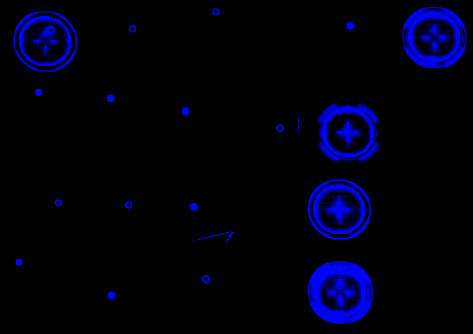
#> input picture EDAP/compass_tests_blue.png, 473 x 334 px
$ python houghcircles.py
#> lines starting #> are read from the running program, lines starting #| are printed output that depends on the picture; after the words box and inside, x2 and y2 are one past the last pixel; in counts of white or black regions, pixels touching at a corner belong together
import sys
import cv2
import math
import numpy
from scipy.ndimage import label
pi_4 = 4*math.pi

def nothing_asCallback(x):
    pass

def GUI_openCV_circles():
    frame = cv2.imread(  "../compass_tests_blue.png" )
#> frame is the input picture: shape (334, 473, 3); mean B, G, R 15, 0.1, 0.1
    demo  = frame[:800,:800,:]
    print("\n\nPress escape to exit...\n")
    cv2.namedWindow( "DEMO.IN",           )
    cv2.namedWindow( "DEMO.Canny",        )
    cv2.namedWindow( "DEMO.Canny.Circles",)
    aKeyPRESSED                                     = None              # .init

    aCanny_LoTreshold                               = 127
    aCanny_LoTreshold_PREVIOUS                      =  -1
    aCanny_HiTreshold                               = 255
    aCanny_HiTreshold_PREVIOUS                      =  -1

    aHough_dp                                       =   100
    aHough_dp_PREVIOUS                              =  -1
    aHough_minDistance                              =  50
    aHough_minDistance_PREVIOUS                     =  -1
    aHough_param1_aCannyHiTreshold                  = 500
    aHough_param1_aCannyHiTreshold_PREVIOUS         =  -1
    aHough_param2_aCentreDetectTreshold             =  7
    aHough_param2_aCentreDetectTreshold_PREVIOUS    =  -1
    aHough_minRadius                                =  3
    aHough_minRadius_PREVIOUS                       =  -1
    aHough_maxRadius                                =  6
    aHough_maxRadius_PREVIOUS                       =  -1
    cv2.createTrackbar( "Lo_Treshold",          "DEMO.Canny",          aCanny_LoTreshold,                      1000, nothing_asCallback )
    cv2.createTrackbar( "Hi_Treshold",          "DEMO.Canny",          aCanny_HiTreshold,                      1000, nothing_asCallback )

    cv2.createTrackbar( "dp",                   "DEMO.Canny.Circles",  aHough_dp,                              1000, nothing_asCallback )
    cv2.createTrackbar( "minDistance",          "DEMO.Canny.Circles",  aHough_minDistance,                     100, nothing_asCallback )
    cv2.createTrackbar( "param1_HiTreshold",    "DEMO.Canny.Circles",  aHough_param1_aCannyHiTreshold,         1000, nothing_asCallback )
    cv2.createTrackbar( "param2_CentreDetect",  "DEMO.Canny.Circles",  aHough_param2_aCentreDetectTreshold,    50, nothing_asCallback )
    cv2.createTrackbar( "minRadius",            "DEMO.Canny.Circles",  aHough_minRadius,                       40, nothing_asCallback )
    cv2.createTrackbar( "maxRadius",            "DEMO.Canny.Circles",  aHough_maxRadius,                       40, nothing_asCallback )

    cv2.imshow( "DEMO.IN",          demo )                              # static ...
    while( True ):
        if aKeyPRESSED == 27:
            break
        aCanny_LoTreshold = cv2.getTrackbarPos( "Lo_Treshold", "DEMO.Canny" )
        aCanny_HiTreshold = cv2.getTrackbarPos( "Hi_Treshold", "DEMO.Canny" )

        if (    aCanny_LoTreshold      != aCanny_LoTreshold_PREVIOUS
            or  aCanny_HiTreshold      != aCanny_HiTreshold_PREVIOUS
            ):
            aCannyRefreshFLAG           = True
            aCanny_LoTreshold_PREVIOUS  = aCanny_LoTreshold
            aCanny_HiTreshold_PREVIOUS  = aCanny_HiTreshold
        else:
            aCannyRefreshFLAG           = False

        aHough_dp                           = 0.01*cv2.getTrackbarPos( "dp",                 "DEMO.Canny.Circles" )
        aHough_minDistance                  = cv2.getTrackbarPos( "minDistance",        "DEMO.Canny.Circles" )
        aHough_param1_aCannyHiTreshold      = cv2.getTrackbarPos( "param1_HiTreshold",  "DEMO.Canny.Circles" )
        aHough_param2_aCentreDetectTreshold = cv2.getTrackbarPos( "param2_CentreDetect","DEMO.Canny.Circles" )
        aHough_minRadius                    = cv2.getTrackbarPos( "minRadius",          "DEMO.Canny.Circles" )
        aHough_maxRadius                    = cv2.getTrackbarPos( "maxRadius",          "DEMO.Canny.Circles" )

        if (    aHough_dp                            != aHough_dp_PREVIOUS
            or  aHough_minDistance                   != aHough_minDistance_PREVIOUS
            or  aHough_param1_aCannyHiTreshold       != aHough_param1_aCannyHiTreshold_PREVIOUS
            or  aHough_param2_aCentreDetectTreshold  != aHough_param2_aCentreDetectTreshold_PREVIOUS
            or  aHough_minRadius                     != aHough_minRadius_PREVIOUS
            or  aHough_maxRadius                     != aHough_maxRadius_PREVIOUS
            ):
            aHoughRefreshFLAG           = True
            aHough_dp_PREVIOUS                              =  aHough_dp
            aHough_minDistance_PREVIOUS                     =  aHough_minDistance
            aHough_param1_aCannyHiTreshold_PREVIOUS         =  aHough_param1_aCannyHiTreshold
            aHough_param2_aCentreDetectTreshold_PREVIOUS    =  aHough_param2_aCentreDetectTreshold
            aHough_minRadius_PREVIOUS                       =  aHough_minRadius
            aHough_maxRadius_PREVIOUS                       =  aHough_maxRadius
        else:
            aHoughRefreshFLAG           = False
        if ( aCannyRefreshFLAG ):
            edges   = cv2.Canny(        demo,   aCanny_LoTreshold,
                                                aCanny_HiTreshold
                                        )
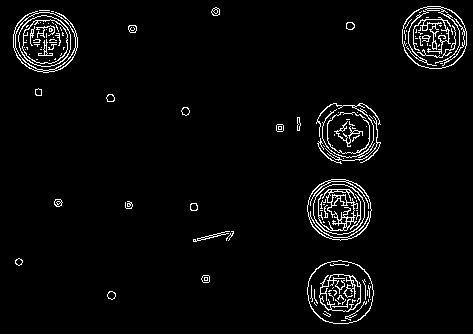
#> edges: shape (334, 473); 3.6% white in thin lines or dots
            cv2.imshow( "DEMO.Canny",   edges )

        if ( aCannyRefreshFLAG or aHoughRefreshFLAG ):
            try:
                circles = cv2.HoughCircles( edges,  cv2.HOUGH_GRADIENT,
                                                    aHough_dp,
                                                    aHough_minDistance,
                                                    param1      = aHough_param1_aCannyHiTreshold,
                                                    param2      = aHough_param2_aCentreDetectTreshold,
                                                    minRadius   = aHough_minRadius,
                                                    maxRadius   = aHough_maxRadius
                                            )
#> circles = 18 rows, first 8: [279.5, 127.5, 4.6], [57.5, 202.5, 4.6], [193.5, 206.5, 4.6], [128.5, 204.5, 4.6], [428.5, 25.5, 5.2], [215.5, 11.5, 5], [18.5, 261.5, 4.2], [41.5, 35.5, 5.2]
                demoWithCircles = cv2.cvtColor( demo,            cv2.COLOR_BGR2RGB )                          # .re-init <<< src
                demoWithCircles = cv2.cvtColor( demoWithCircles, cv2.COLOR_RGB2BGR )
                for aCircle in circles[0]:
                    cv2.circle( demoWithCircles,    ( int( aCircle[0] ), int( aCircle[1] ) ),
                                                    aCircle[2],
                                                    (0,0,255),
                                                    2
                                )
#> this loop made 18 passes
#> aCircle on passes 1 to 12: [279.5, 127.5, 4.6], [57.5, 202.5, 4.6], [193.5, 206.5, 4.6], [128.5, 204.5, 4.6], [428.5, 25.5, 5.2], [215.5, 11.5, 5], [18.5, 261.5, 4.2], [41.5, 35.5, 5.2], [333.5, 305.5, 5.2], [345.5, 213.5, 5.2], [349.5, 25.5, 5], [38.5, 91.5, 4.6]
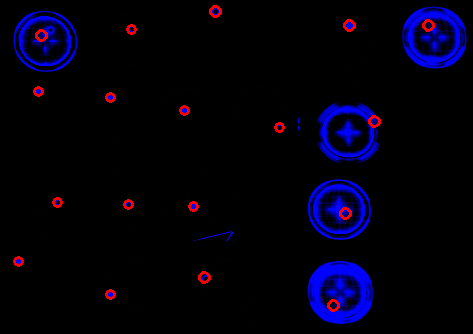
#> demoWithCircles: shape (334, 473, 3); 0.89% of pixels changed, all inside (x1, y1, x2, y2) = (13, 5, 435, 312)
                cv2.imshow( "DEMO.Canny.Circles2", demoWithCircles )
            except Exception as e:
                print(e);
        # ref. above in .onRefreshFLAG RE-SYNC sections
        aKeyPRESSED = cv2.waitKey(1) & 0xFF
#> (key Esc is pressed here)
    cv2.destroyWindow( "DEMO.IN" )
    cv2.destroyWindow( "DEMO.Canny" )
    cv2.destroyWindow( "DEMO.Canny.Circles" )

    cv2.destroyWindow( "DEMO.Canny.Circles2" )

def main():
    GUI_openCV_circles()
    return 0

if __name__ == '__main__':
    main()

$ run again, with EDAP/compass_tests_red.png copied over EDAP/compass_tests_blue.png
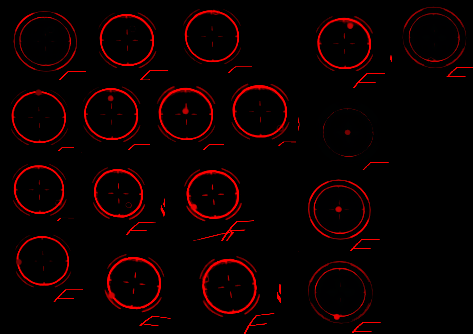
#> input picture EDAP/compass_tests_red.png, 473 x 334 px
#> in GUI_openCV_circles, frame is the input picture: shape (334, 473, 3); mean B, G, R 0.1, 0.1, 12
#> in GUI_openCV_circles, `edges   = cv2.Canny(        demo,   aCanny_LoTreshold, aCanny_HiTresho..`:
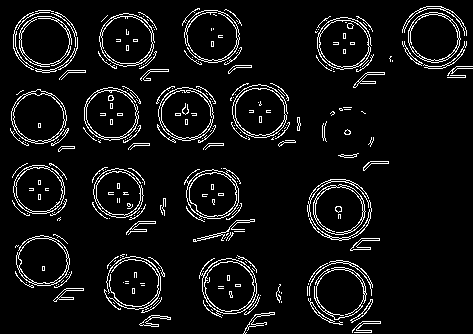
#> edges: shape (334, 473); 6.8% white in thin lines or dots
#> circles = [[191.5, 207.5, 5.2], [337.5, 208.5, 3.8], [110.5, 97.5, 3.8], [38.5, 91.5, 4], [139.5, 182.5, 5.2], [206.5, 279.5, 4], [347.5, 132.5, 4], [172.5, 90.5, 3.8], [18.5, 261.5, 4]]
#> the loop in GUI_openCV_circles, `for aCircle in circles[0]:` made 9 passes
#> after the loop in GUI_openCV_circles, `for aCircle in circles[0]:`:
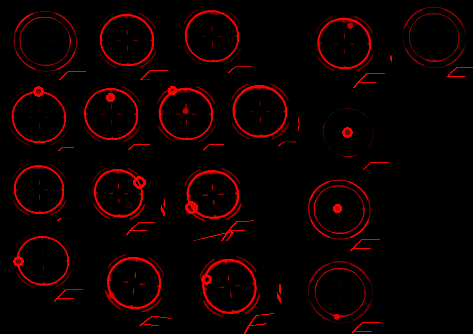
#> demoWithCircles: shape (334, 473, 3); 0.39% of pixels changed, all inside (x1, y1, x2, y2) = (13, 86, 353, 285)
